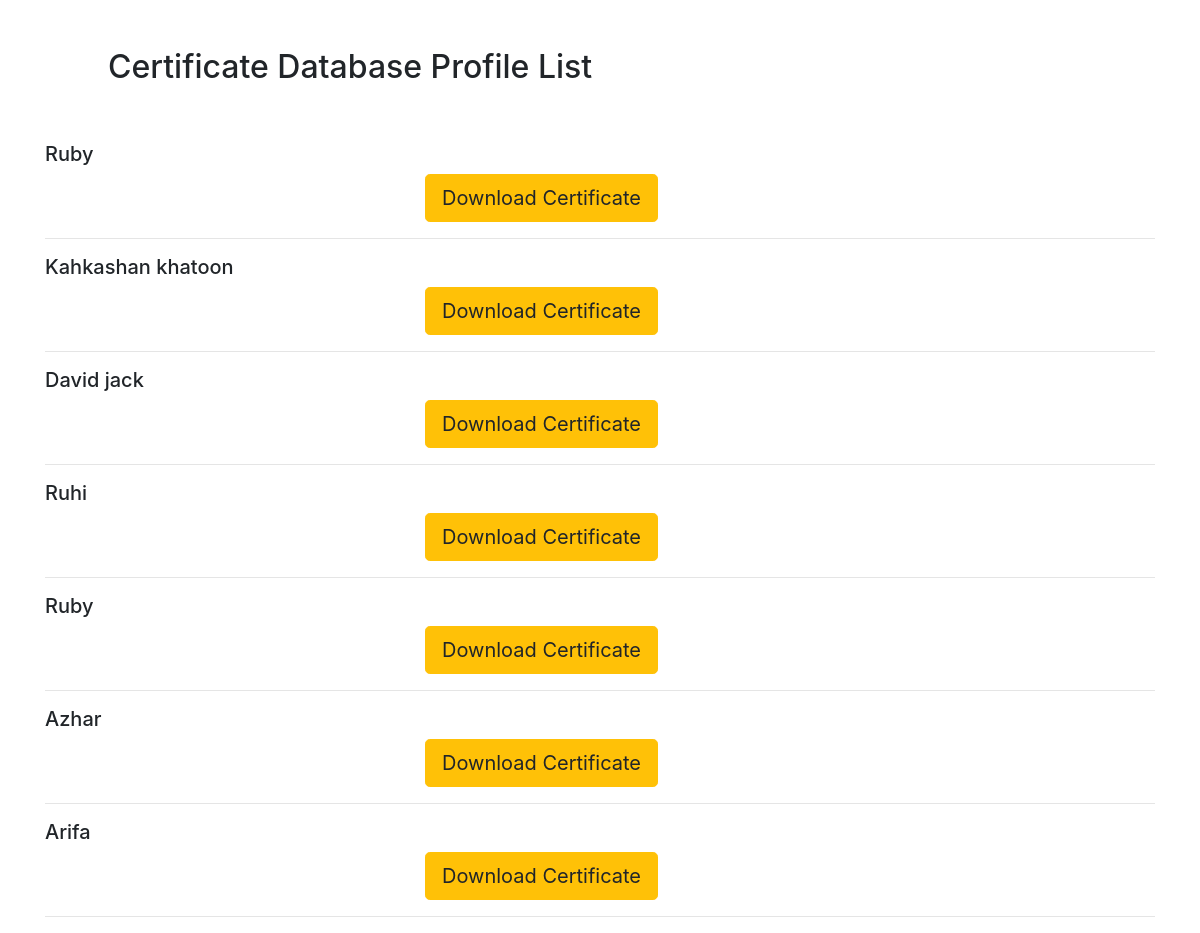
/list, run on an earlier commit of the app's database.
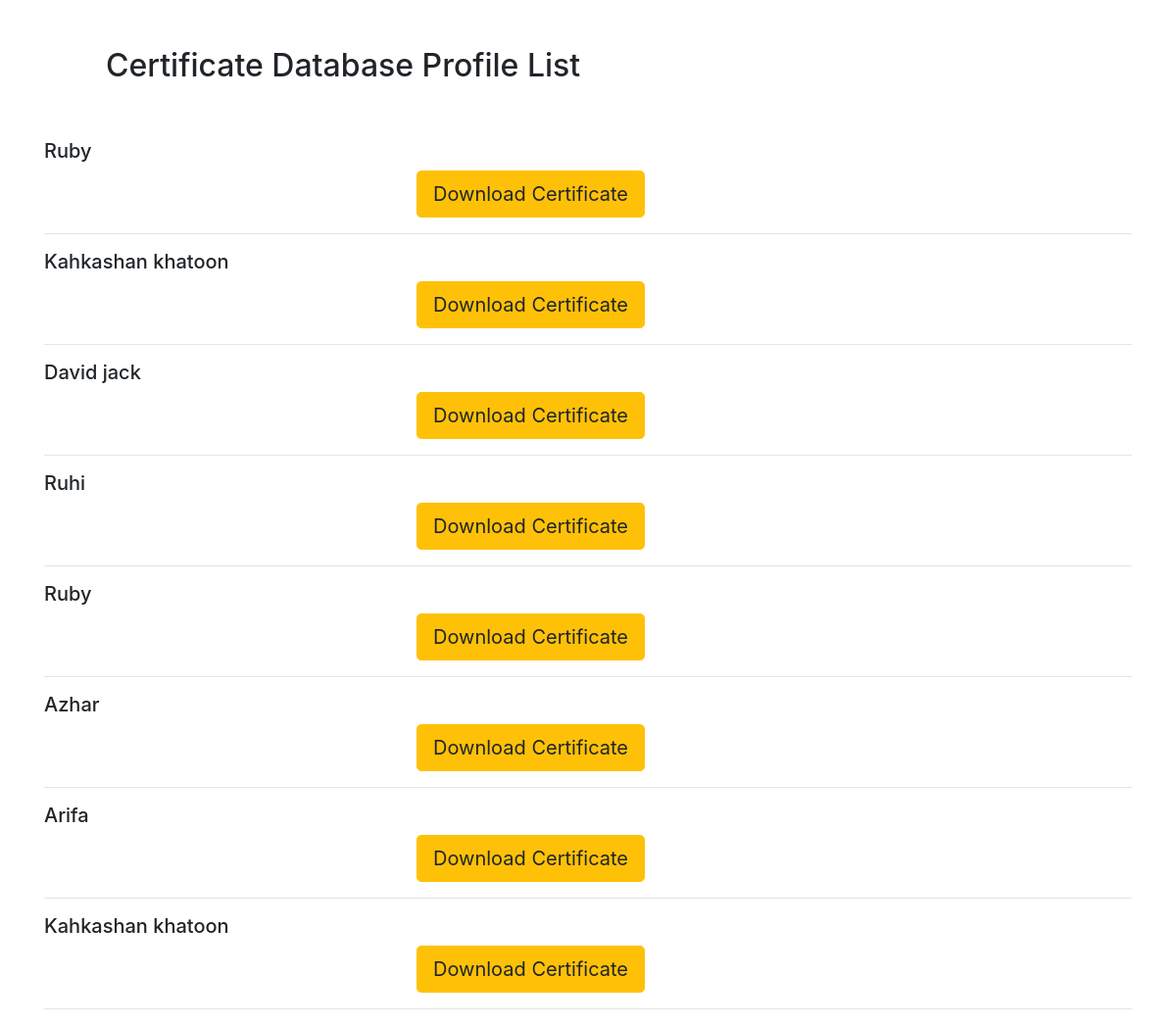
And on a later commit of the database.
### certificates/models.py (models this page shows, shortened)
class Certificate(models.Model):
    name = models.CharField(max_length=100)
    subtitle = models.CharField(max_length=200)
    date = models.DateField()
    sign=models.CharField(max_length=100)

### certificates/views.py (the view)
# urls.py: path('list',views.listPage,name="list"),
def listPage(request):
    certificates = Certificate.objects.all()
    return render(request,'certificates_list.html',{'certificates':certificates})

### certificates/templates/certificates_list.html (shortened to what this page needs)
<!DOCTYPE html>
<html lang="en">
<head>
    <link rel="stylesheet" href="https://maxcdn.bootstrapcdn.com/bootstrap/4.0.0/css/bootstrap.min.css">
</head>
<body>
    <div class="container">
        <div class="row m-5">
            <div class="col-md-12">
                <h2>Certificate Database Profile List</h2>
            </div>
        </div>
        {% for certificate in certificates %}
        <div class="row">
            <div class="col-md-6"><h5>{{certificate.name}}</h5></div>
            <div class="offset-4 col-md-6">
                   <a href="{{certificate.id}}" class="btn btn-warning btn-lg">Download Certificate</a>
                </div>
        </div>
    <hr>
        {% endfor %}
    </div>
</body>
</html>

What changed in the data, as far as the page shows it:
added Certificate: name "Kahkashan khatoon"
